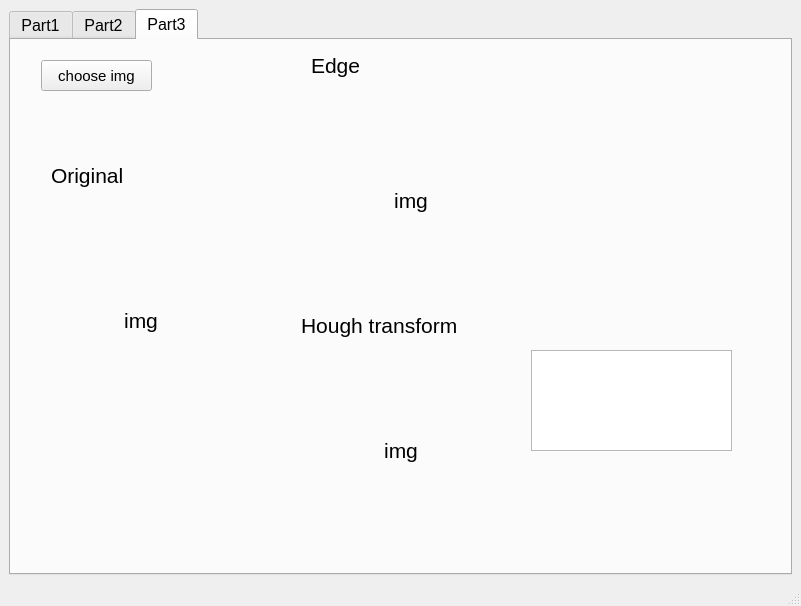
<?xml version="1.0" encoding="UTF-8"?>
<ui version="4.0">
 <class>MainWindow</class>
 <widget class="QMainWindow" name="MainWindow">
  <property name="geometry">
   <rect>
    <x>0</x>
    <y>0</y>
    <width>801</width>
    <height>606</height>
   </rect>
  </property>
  <property name="windowTitle">
   <string>MainWindow</string>
  </property>
  <widget class="QWidget" name="centralwidget">
   <layout class="QGridLayout" name="gridLayout">
    <item row="0" column="0">
     <widget class="QTabWidget" name="tabWidget">
      <property name="font">
       <font>
        <pointsize>12</pointsize>
       </font>
      </property>
      <property name="currentIndex">
       <number>2</number>
      </property>
      <property name="elideMode">
       <enum>Qt::ElideLeft</enum>
      </property>
      <widget class="QWidget" name="tab">
       <attribute name="title">
        <string>Part1</string>
       </attribute>
       <widget class="QPushButton" name="button_original">
        <property name="geometry">
         <rect>
          <x>10</x>
          <y>110</y>
          <width>111</width>
          <height>31</height>
         </rect>
        </property>
        <property name="font">
         <font>
          <pointsize>11</pointsize>
         </font>
        </property>
        <property name="text">
         <string>Original</string>
        </property>
       </widget>
       <widget class="QLabel" name="label_img_1">
        <property name="geometry">
         <rect>
          <x>160</x>
          <y>30</y>
          <width>200</width>
          <height>200</height>
         </rect>
        </property>
        <property name="text">
         <string>img</string>
        </property>
        <property name="alignment">
         <set>Qt::AlignCenter</set>
        </property>
       </widget>
       <widget class="QPushButton" name="button_trapezoidal">
        <property name="geometry">
         <rect>
          <x>390</x>
          <y>100</y>
          <width>111</width>
          <height>31</height>
         </rect>
        </property>
        <property name="font">
         <font>
          <pointsize>11</pointsize>
         </font>
        </property>
        <property name="text">
         <string>Trapezoidal</string>
        </property>
       </widget>
       <widget class="QPushButton" name="button_wavy">
        <property name="geometry">
         <rect>
          <x>10</x>
          <y>400</y>
          <width>111</width>
          <height>31</height>
         </rect>
        </property>
        <property name="font">
         <font>
          <pointsize>11</pointsize>
         </font>
        </property>
        <property name="text">
         <string>Wavy</string>
        </property>
       </widget>
       <widget class="QPushButton" name="button_circular">
        <property name="geometry">
         <rect>
          <x>400</x>
          <y>410</y>
          <width>111</width>
          <height>31</height>
         </rect>
        </property>
        <property name="font">
         <font>
          <pointsize>11</pointsize>
         </font>
        </property>
        <property name="text">
         <string>Circular</string>
        </property>
       </widget>
       <widget class="QPushButton" name="button_file_1">
        <property name="geometry">
         <rect>
          <x>20</x>
          <y>20</y>
          <width>81</width>
          <height>31</height>
         </rect>
        </property>
        <property name="font">
         <font>
          <pointsize>11</pointsize>
         </font>
        </property>
        <property name="text">
         <string>choose img</string>
        </property>
       </widget>
       <widget class="QLabel" name="label_img_2">
        <property name="geometry">
         <rect>
          <x>550</x>
          <y>30</y>
          <width>200</width>
          <height>200</height>
         </rect>
        </property>
        <property name="text">
         <string>img</string>
        </property>
        <property name="alignment">
         <set>Qt::AlignCenter</set>
        </property>
       </widget>
       <widget class="QLabel" name="label_img_7">
        <property name="geometry">
         <rect>
          <x>160</x>
          <y>260</y>
          <width>200</width>
          <height>200</height>
         </rect>
        </property>
        <property name="text">
         <string>img</string>
        </property>
        <property name="alignment">
         <set>Qt::AlignCenter</set>
        </property>
       </widget>
       <widget class="QLabel" name="label_img_8">
        <property name="geometry">
         <rect>
          <x>550</x>
          <y>270</y>
          <width>200</width>
          <height>200</height>
         </rect>
        </property>
        <property name="text">
         <string>img</string>
        </property>
        <property name="alignment">
         <set>Qt::AlignCenter</set>
        </property>
       </widget>
       <widget class="QLabel" name="label_threshold_4">
        <property name="geometry">
         <rect>
          <x>410</x>
          <y>130</y>
          <width>21</width>
          <height>51</height>
         </rect>
        </property>
        <property name="font">
         <font>
          <family>Arial</family>
          <pointsize>16</pointsize>
         </font>
        </property>
        <property name="text">
         <string>X</string>
        </property>
        <property name="textFormat">
         <enum>Qt::MarkdownText</enum>
        </property>
       </widget>
       <widget class="QLabel" name="label_threshold_5">
        <property name="geometry">
         <rect>
          <x>410</x>
          <y>440</y>
          <width>21</width>
          <height>51</height>
         </rect>
        </property>
        <property name="font">
         <font>
          <family>Arial</family>
          <pointsize>16</pointsize>
         </font>
        </property>
        <property name="text">
         <string>X</string>
        </property>
        <property name="textFormat">
         <enum>Qt::MarkdownText</enum>
        </property>
       </widget>
      </widget>
      <widget class="QWidget" name="tab_2">
       <attribute name="title">
        <string>Part2</string>
       </attribute>
       <widget class="QPushButton" name="button_file_2">
        <property name="geometry">
         <rect>
          <x>30</x>
          <y>50</y>
          <width>111</width>
          <height>31</height>
         </rect>
        </property>
        <property name="font">
         <font>
          <pointsize>11</pointsize>
         </font>
        </property>
        <property name="text">
         <string>choose img</string>
        </property>
       </widget>
       <widget class="QLabel" name="label_threshold_9">
        <property name="geometry">
         <rect>
          <x>60</x>
          <y>150</y>
          <width>681</width>
          <height>161</height>
         </rect>
        </property>
        <property name="font">
         <font>
          <family>Kristen ITC</family>
          <pointsize>28</pointsize>
         </font>
        </property>
        <property name="text">
         <string>I haven't finished this part yet. Sorry.</string>
        </property>
        <property name="textFormat">
         <enum>Qt::MarkdownText</enum>
        </property>
       </widget>
      </widget>
      <widget class="QWidget" name="tab_3">
       <attribute name="title">
        <string>Part3</string>
       </attribute>
       <widget class="QPushButton" name="button_file_3">
        <property name="geometry">
         <rect>
          <x>30</x>
          <y>20</y>
          <width>111</width>
          <height>31</height>
         </rect>
        </property>
        <property name="font">
         <font>
          <pointsize>11</pointsize>
         </font>
        </property>
        <property name="text">
         <string>choose img</string>
        </property>
       </widget>
       <widget class="QLabel" name="label_brightness">
        <property name="geometry">
         <rect>
          <x>220</x>
          <y>140</y>
          <width>81</width>
          <height>16</height>
         </rect>
        </property>
        <property name="font">
         <font>
          <pointsize>12</pointsize>
         </font>
        </property>
        <property name="text">
         <string/>
        </property>
       </widget>
       <widget class="QLabel" name="label_threshold_7">
        <property name="geometry">
         <rect>
          <x>40</x>
          <y>110</y>
          <width>101</width>
          <height>51</height>
         </rect>
        </property>
        <property name="font">
         <font>
          <family>Arial</family>
          <pointsize>16</pointsize>
         </font>
        </property>
        <property name="text">
         <string>Original</string>
        </property>
        <property name="textFormat">
         <enum>Qt::MarkdownText</enum>
        </property>
       </widget>
       <widget class="QLabel" name="label_img_5">
        <property name="geometry">
         <rect>
          <x>30</x>
          <y>180</y>
          <width>200</width>
          <height>200</height>
         </rect>
        </property>
        <property name="font">
         <font>
          <pointsize>16</pointsize>
         </font>
        </property>
        <property name="text">
         <string>img</string>
        </property>
        <property name="alignment">
         <set>Qt::AlignCenter</set>
        </property>
       </widget>
       <widget class="QLabel" name="label_img_6">
        <property name="geometry">
         <rect>
          <x>300</x>
          <y>60</y>
          <width>200</width>
          <height>200</height>
         </rect>
        </property>
        <property name="font">
         <font>
          <pointsize>16</pointsize>
         </font>
        </property>
        <property name="text">
         <string>img</string>
        </property>
        <property name="alignment">
         <set>Qt::AlignCenter</set>
        </property>
       </widget>
       <widget class="QLabel" name="label_threshold_8">
        <property name="geometry">
         <rect>
          <x>300</x>
          <y>0</y>
          <width>161</width>
          <height>51</height>
         </rect>
        </property>
        <property name="font">
         <font>
          <family>Arial</family>
          <pointsize>16</pointsize>
         </font>
        </property>
        <property name="text">
         <string>Edge</string>
        </property>
        <property name="textFormat">
         <enum>Qt::MarkdownText</enum>
        </property>
       </widget>
       <widget class="QTextEdit" name="textEdit_2">
        <property name="geometry">
         <rect>
          <x>520</x>
          <y>310</y>
          <width>201</width>
          <height>101</height>
         </rect>
        </property>
        <property name="tabletTracking">
         <bool>false</bool>
        </property>
       </widget>
       <widget class="QLabel" name="label_img_9">
        <property name="geometry">
         <rect>
          <x>290</x>
          <y>310</y>
          <width>200</width>
          <height>200</height>
         </rect>
        </property>
        <property name="font">
         <font>
          <pointsize>16</pointsize>
         </font>
        </property>
        <property name="text">
         <string>img</string>
        </property>
        <property name="alignment">
         <set>Qt::AlignCenter</set>
        </property>
       </widget>
       <widget class="QLabel" name="label_threshold_12">
        <property name="geometry">
         <rect>
          <x>290</x>
          <y>260</y>
          <width>161</width>
          <height>51</height>
         </rect>
        </property>
        <property name="font">
         <font>
          <family>Arial</family>
          <pointsize>16</pointsize>
         </font>
        </property>
        <property name="text">
         <string>Hough transform</string>
        </property>
        <property name="textFormat">
         <enum>Qt::MarkdownText</enum>
        </property>
       </widget>
      </widget>
     </widget>
    </item>
   </layout>
  </widget>
  <widget class="QMenuBar" name="menubar">
   <property name="geometry">
    <rect>
     <x>0</x>
     <y>0</y>
     <width>801</width>
     <height>21</height>
    </rect>
   </property>
  </widget>
  <widget class="QStatusBar" name="statusbar"/>
 </widget>
 <resources/>
 <connections/>
</ui>
